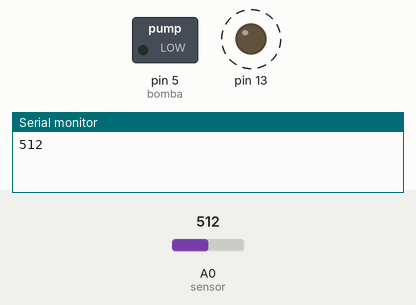
A program run on a simulated Arduino Uno, built with avr-gcc and run on an emulated ATmega328P. Shown: switched loads named in the program (green lamp = pin HIGH), output pins drawn as LEDs (lit = HIGH), the last lines printed to the serial monitor. Dashed ring = blinking. Inputs (shaded band) come from the test bench; at power-on: A0 (sensor) = 512.

Above: at 1.2 s.
1.3 s: A0 (sensor) set to 738
4.3 s: A0 (sensor) set to 758
At 5.0 s:
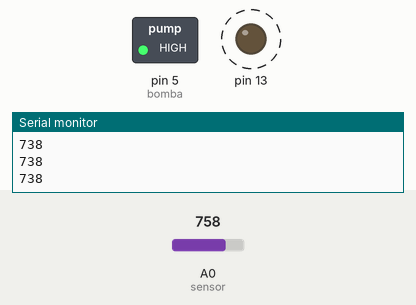
7.3 s: A0 (sensor) set to 740
At 8.5 s:
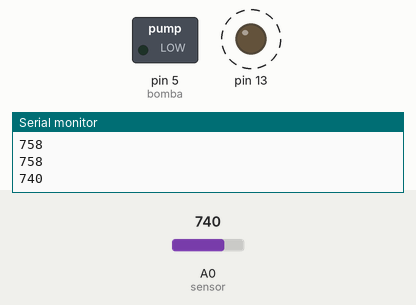
10.3 s: A0 (sensor) set to 760
At 11.3 s:
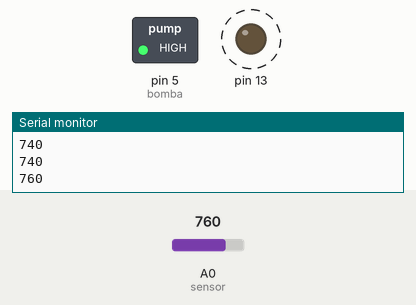
Timing chart, 0 to 14.3 s (numbered marks = the images above; inputs shaded):
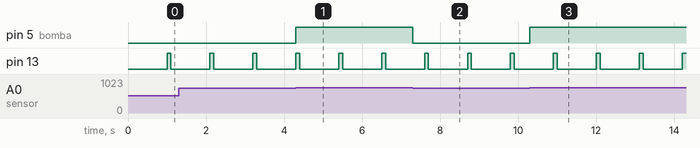

The program:

main.cpp
```cpp
#include <Arduino.h>
#include <PiscaLed.h>

#define bomba 5
#define sensor A0

int umidade = 0;
unsigned long ultimoSerial = 0;

PiscaLed led(13);

void ligaBomba(){ // Ligar a bomba
  digitalWrite(bomba, HIGH);
}

void desligaBomba(){ // Desligar a bomba
  digitalWrite(bomba, LOW);
}

int lerSensor(){ // Leitura do sensor
  return analogRead(sensor);
}

void setup() {
  Serial.begin(9600);
  pinMode(bomba, OUTPUT);
  pinMode(sensor, INPUT);
  led.begin();
}

void loop() {
  umidade = lerSensor();

  if (umidade > 750 ){ // Até agora o número razoável de umidade do solo, alterar quando necessário
    ligaBomba();
  }else{
    desligaBomba();
  }

  led.setTempos(100,1000);
  led.atualizar();

  // Imprime no Serial apenas a cada 1 segundo, sem travar o loop
  if (millis() - ultimoSerial >= 1000) {
    Serial.println(umidade);
    ultimoSerial = millis();
  }
}
```

Measured:
- the behaviour switches between 750 and 751 on A0 (sensor) (found by bisection; images 0 and 1)
- after the input at 4.3 s, pin 5 (bomba): LOW → HIGH at once
- after the input at 7.3 s, pin 5 (bomba): HIGH → LOW at once
- after the input at 10.3 s, pin 5 (bomba): LOW → HIGH at once
- by itself, pin 13: alternates HIGH for 0.10 s and LOW for 1.0 s
